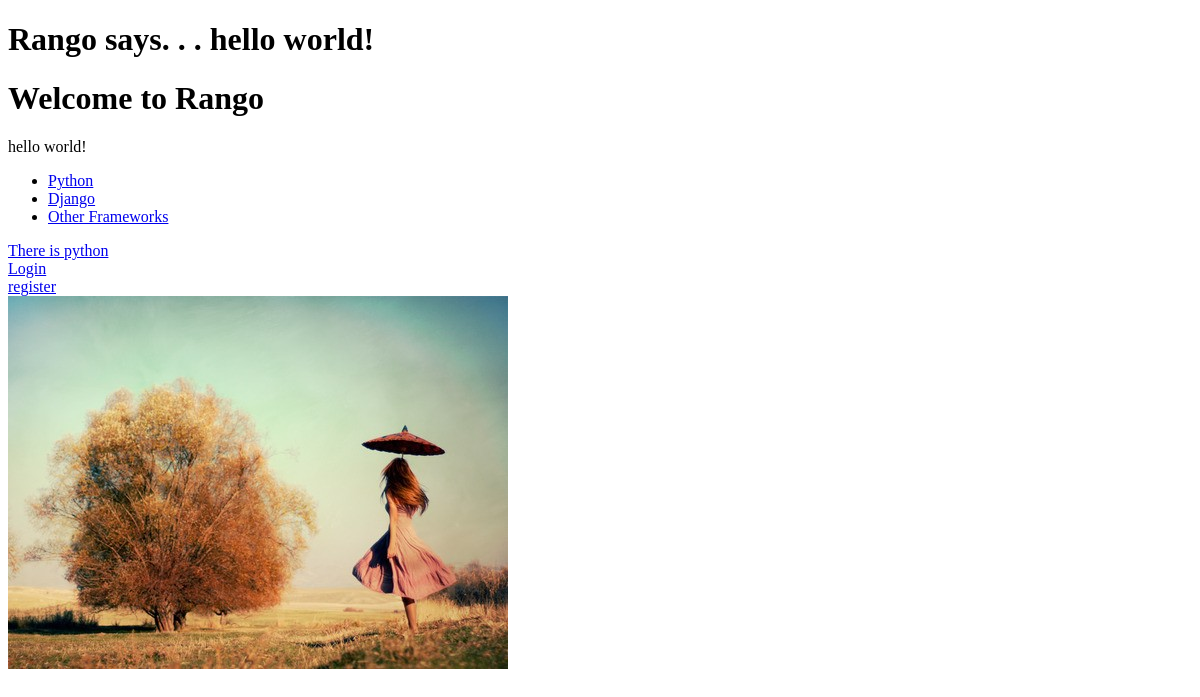
The app's page /rango/, older data.
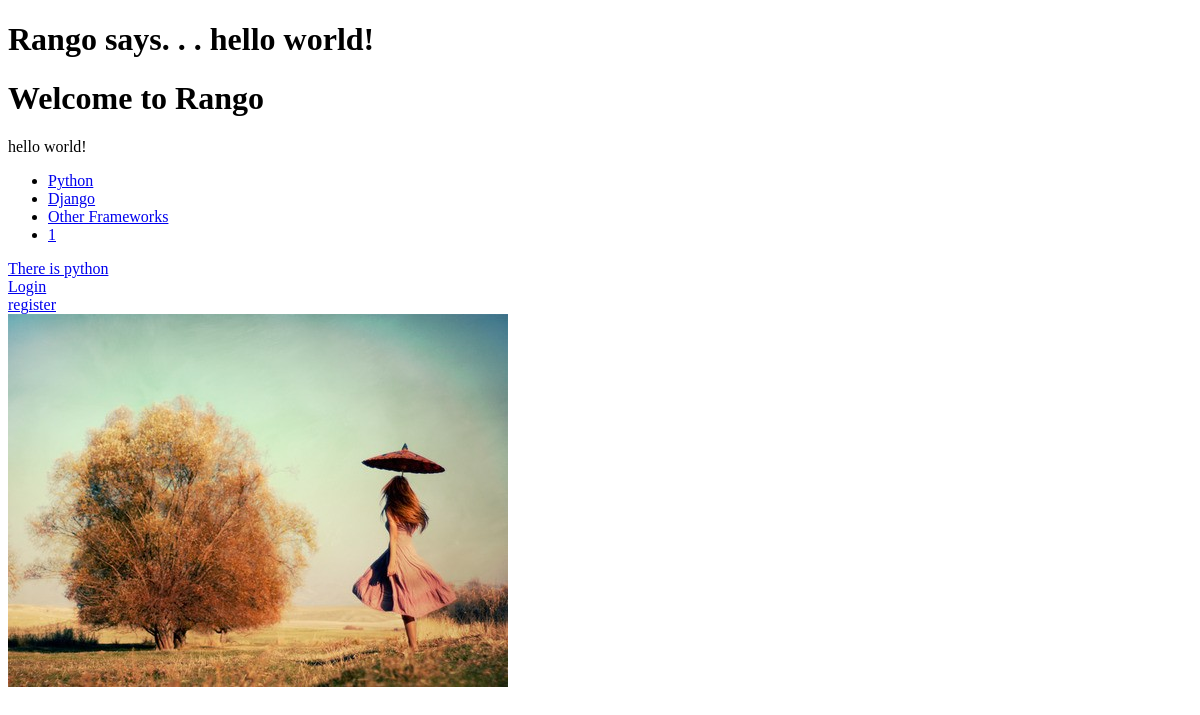
The same page, newer data.
### rango/models.py (models this page shows, shortened)
class Category(models.Model) :
    name = models.CharField( max_length=128, unique=True)
    likes = models.IntegerField(default=0)
    views = models.IntegerField(default=0)
    slug = models.SlugField(unique=True)

### rango/views.py (the view)
def index(request):
    mycategory=Category.objects.order_by('-likes')[:5]
    mydict={'categories':mycategory}
    return render(request, 'rango/index.html', mydict)

### templates/rango/index.html (shortened to what this page needs)
<!DOCTYPE html>
{% load staticfiles %}
<html>
<head>
</head>
    {% if user.is_authenticated %}
        <h1>Rango says. . . hello {{ user.username }}! </h1>
    {% else %}
        <h1>Rango says. . . hello world! </h1>
    {% endif %}
<body>
    <h1>Welcome to Rango </h1>
    hello world!
    {% if categories %}
        <ul>
            {% for category in categories %}
            <li>
            <a href="/rango/category/{{ category.slug }}">{{ category.name }}</a>
            </li>
            {% endfor %}
        </ul>
    {% else %}
        <strong>There are no categories present.</strong>
    {% endif %}
    <a href='/rango/showpython'>There is python</a><br />
    {% if user.is_authenticated %}
        <a href="/rango/logout/">Logout</a><br />
        <a href="/rango/add_category/">Add a New Category</a><br />
    {% else %}
        <a href="/rango/login/">Login</a><br />
    {% endif %}
        <a href="/rango/register/">register</a><br />
        <img src = "{% static "images/shan.jpg" %}" alt="Picture of itcast"/ >
</body>
</html>

Row changes from the older to the newer data that the page shows:
added Category: name "1"
